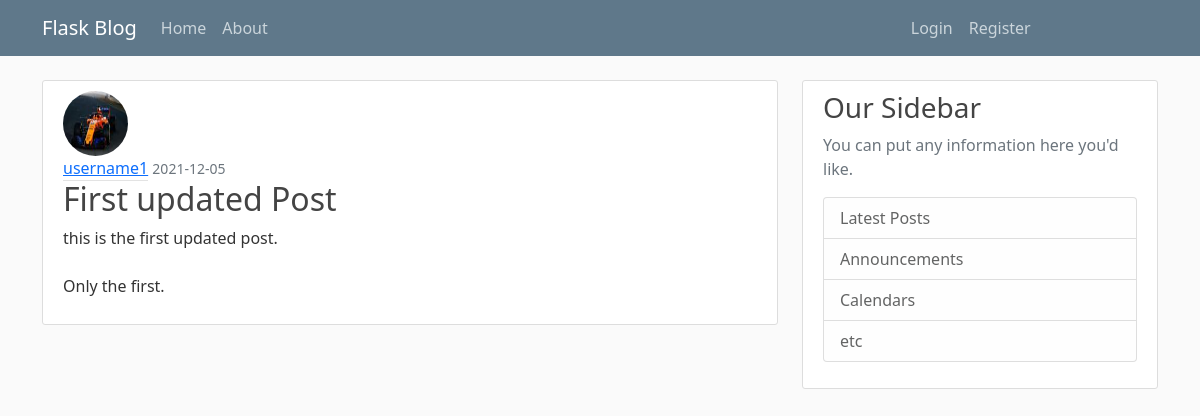
/post/1, run on the app's committed database.
### flask_blog/models.py (models this page shows, shortened)
class User(db.Model, UserMixin):
    id = db.Column(db.Integer, primary_key=True)
    username = db.Column(db.String(20), unique=True, nullable=False)
    email = db.Column(db.String(120), unique=True, nullable=False)
    image_file = db.Column(db.String(20), nullable=False, default='default.jpg')
    password = db.Column(db.String(20), nullable=False)
    posts = db.relationship('Post', backref='author', lazy=True)

class Post(db.Model):
    id = db.Column(db.Integer, primary_key=True)
    title = db.Column(db.String(100), nullable=False)
    date_posted = db.Column(db.DateTime, nullable=False, default=datetime.utcnow)
    content = db.Column(db.Text, nullable=False)
    user_id = db.Column(db.Integer, db.ForeignKey('user.id'), nullable=False)

### flask_blog/routes.py (the view)
@app.route("/post/<int:post_id>")
def post(post_id):
    post = Post.query.get_or_404(post_id)
    return render_template('post.html', title=post.title, post = post)

### flask_blog/templates/post.html (shortened to what this page needs)
{% extends "layout.html" %}
{% block content %}
    <article class="media content-section">
        <img class="rounded-circle article-img" src="{{ url_for('static', filename='profile_pics/' + post.author.image_file) }}">
        <div class="media-body">
            <div class="article-metadata">
            <a class="mr-2" href="#">{{ post.author.username }}</a>
            <small class="text-muted">{{ post.date_posted.strftime('%Y-%m-%d') }}</small>
            </div>
            <h2 class="article-title">{{ post.title }}</a></h2>
            <p class="article-content">{{ post.content }}</p>
        </div>
        </article>
{% endblock content %}

### flask_blog/static/main.css (style rules this page uses)
body { background: #fafafa; color: #333333; margin-top: 5rem; }
h1, h2, h3, h4, h5, h6 { color: #444444; }
.content-section { background: #ffffff; padding: 10px 20px; border: 1px solid #dddddd; border-radius: 3px; margin-bottom: 20px; text-decoration: none; }
.article-title { color: #444444; text-decoration: none; }
.article-content { white-space: pre-line; }
.article-img { height: 65px; width: 65px; margin-right: 16px; }
.article-metadata .mr-2 { padding-bottom: 1px; margin-bottom: 4px; border-bottom: 1px solid #e3e3e3 }

### data on the page
User: image_file (picture), author.username "username1"
Post: date_posted "2021-12-05", title "First updated Post", content "this is the first updated post. Only the first."
